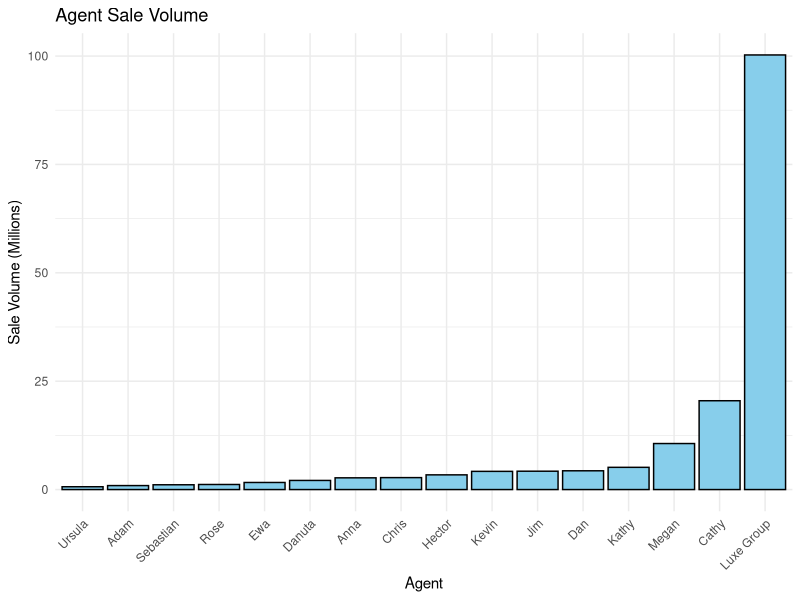
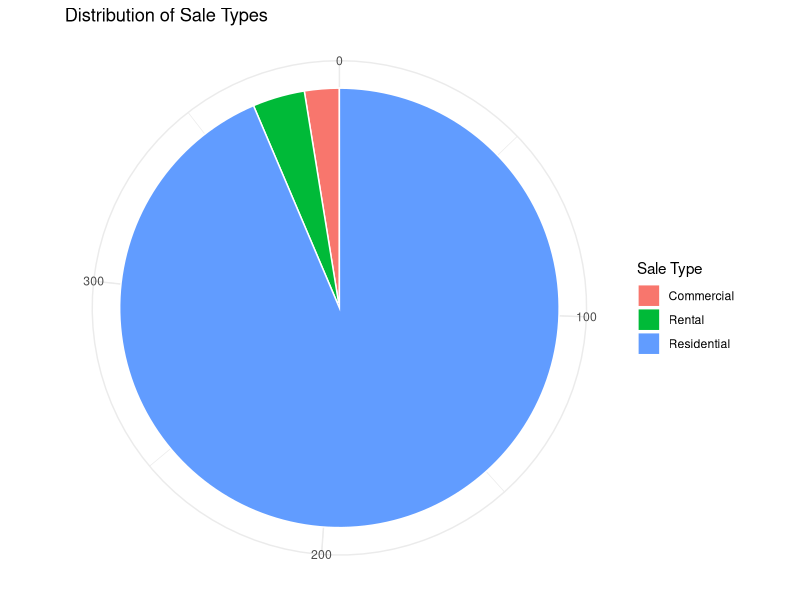
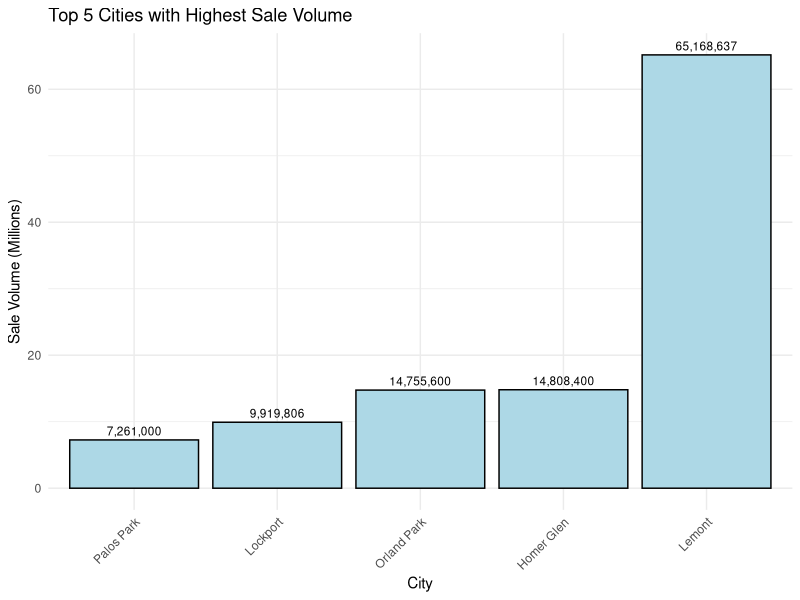
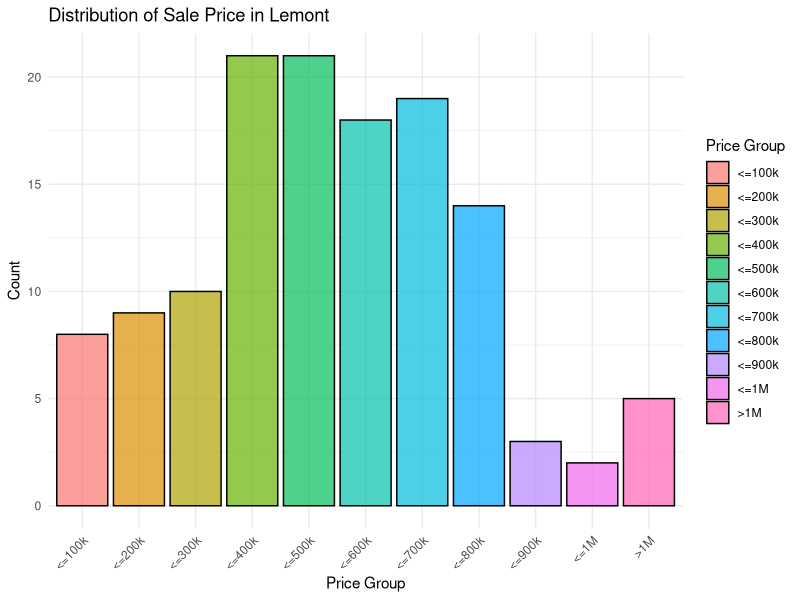

Source code (R) for these figures, in order:
library(tidyverse)
library(readxl)
library(scales)

# Load the data
sales_data <- read_xlsx("2022 Sales Data.xlsx")


# Extracting Insights/Basic Analysis:
# Find the total count of each sale type
count_saletype <- sales_data %>% 
  group_by(`Sale Type`) %>% 
  summarise(count = n())

print(count_saletype)

#Find the total sale volume by each agent
agent_sale_volume <- sales_data %>% 
  group_by(Agent) %>% 
  summarise(sum(`Sale Price`))

print(agent_sale_volume)  

# Create new column to estimate the commission earned off each sale
sale_commission <- sales_data %>% 
  mutate(sales_data, Estimated_Commission = `Sale Price` * 0.02)

glimpse(sale_commission)

# Use estimated commision to see the top earning agents
agent_earnings <- sale_commission %>% 
  group_by(Agent) %>% 
  summarise(sum(Estimated_Commission))

print(agent_earnings)

# Count of sales + Sale Volume by city
City_Count_Volume <- sales_data %>% 
  group_by(City) %>% 
  summarise(count = n(),
            sum(`Sale Price`))

print(City_Count_Volume)

# Average sale price by city
mean_sale_price <- sales_data %>% 
  group_by(City) %>% 
  summarise(mean(`Sale Price`))

print(mean_sale_price)





# Few Basic Data Viz's
# Agent Sale Volume Compared (Bar Chart)

ggplot(agent_sale_volume, aes(x = reorder(Agent, `sum(\`Sale Price\`)`), y = `sum(\`Sale Price\`)`)) +
  geom_bar(stat = "identity", fill = "skyblue", color = "black") +
  labs(title = "Agent Sale Volume", x = "Agent", y = "Sale Volume (Millions)") +
  theme_minimal() +
  theme(axis.text.x = element_text(angle = 45, hjust = 1)) +
  scale_y_continuous(labels = label_comma(scale = 1e-6))


# Count of Sale Type (Pie Chart)
ggplot(count_saletype, aes(x = "", y = count, fill = `Sale Type`)) +
  geom_bar(stat = "identity", width = 1, color = "white") +
  coord_polar("y") +
  labs(title = "Distribution of Sale Types", fill = "Sale Type", x = NULL, y = NULL) +
  theme_minimal()


# Top 5 Cities w/ Highest Sale Volume
top_cities <- City_Count_Volume %>%
  arrange(desc(`sum(\`Sale Price\`)`)) %>%
  head(5)

print(top_cities)

ggplot(top_cities, aes(x = reorder(City, `sum(\`Sale Price\`)`), y = `sum(\`Sale Price\`)`)) +
  geom_bar(stat = "identity", fill = "lightblue", color = "black") +
  geom_text(aes(label = scales::comma(`sum(\`Sale Price\`)`), y = `sum(\`Sale Price\`)`),
            vjust = -0.5, color = "black", size = 3) +
  labs(title = "Top 5 Cities with Highest Sale Volume", x = "City", y = "Sale Volume (Millions)") +
  theme_minimal() +
  theme(axis.text.x = element_text(angle = 45, hjust = 1)) +
  scale_y_continuous(labels = label_comma(scale = 1e-6))




#Deep Dive
# After understanding how much we sell in Lemont, lets look deeper into Lemont Sales Data
# Filter all our data to Lemont
lemont_sales <- filter(sales_data, City == "Lemont")

print(lemont_sales)


# Now lets see to who is Dominating the Lemont Area
lemont_agent_sales <- lemont_sales %>% 
  group_by(Agent) %>% 
  summarize(sum(`Sale Price`))

print(lemont_agent_sales)


# Lets look at the price distribution of Sales Data in Lemont
# Place the sales into different price groups <=100k, <=200k, <= 300k <=400k, <=500, <=600k, <=700k, <=800k, <= 900k >=1M 
lemont_price_groups <- lemont_sales %>%
  mutate(PriceGroup = cut(`Sale Price`, breaks = c(-Inf,100000, 200000, 300000, 400000, 500000, 600000, 700000, 800000, 900000, 1000000, Inf),
                          labels = c("<=100k", "<=200k", "<=300k", "<=400k", "<=500k", "<=600k", "<=700k", "<=800k", "<=900k", "<=1M", ">1M"),
                          include.lowest = TRUE))

print(lemont_price_groups)

lemont_price_group_counts <- lemont_price_groups %>%
  group_by(PriceGroup) %>%
  summarise(Count = n())

print(lemont_price_group_counts)


# Create a histogram to display the groups/distribution
ggplot(lemont_price_group_counts, aes(x = PriceGroup, y = Count, fill = PriceGroup)) +
  geom_bar(stat = "identity", position = "dodge", color = "black", alpha = 0.7) +
  labs(title = "Distribution of Sale Price in Lemont", x = "Price Group", y = "Count", fill = "Price Group") +
  theme_minimal() +
  theme(axis.text.x = element_text(angle = 45, hjust = 1))
